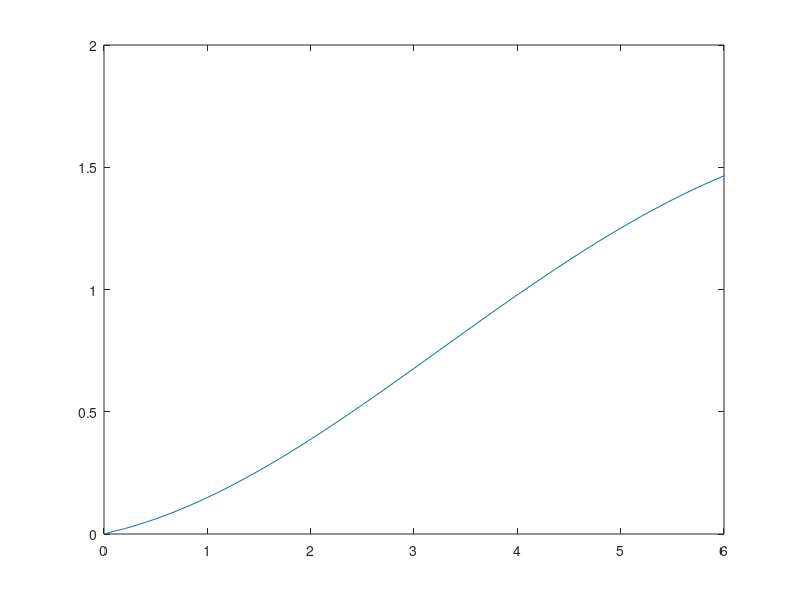

Reproduce this figure in MATLAB. (Note: this script raises an error after producing the figure.)
#Kp = 4, Ki = 0,1 e Kd = 1
Kp = 5;
Ki = 8;
Kd = 10.25;
Ts = 0.1;

SP = 1;
PV = 0;

resp_6 = 0;
AcaoIntegral = 0;
ErroAnterior = SP - PV;

tempo = 0:0.1:6;

for i = 0.1:0.1:6
  Erro = SP - PV;
  
  AcaoProporcional = Kp*Erro;
  AcaoIntegral = AcaoIntegral + Ki*Ts*Erro;
  AcaoDerivativa = ((Erro - ErroAnterior)/Ts)*Kd;
  
  ErroAnterior  = Erro;
  
  AcaoControlador = AcaoProporcional + AcaoIntegral + AcaoDerivativa;
  
  PV = 0.99736*PV + 0.0019800*AcaoControlador;
  resp_6 = [resp_6 PV];
 
end

plot (tempo,resp_6)
plot.show()
